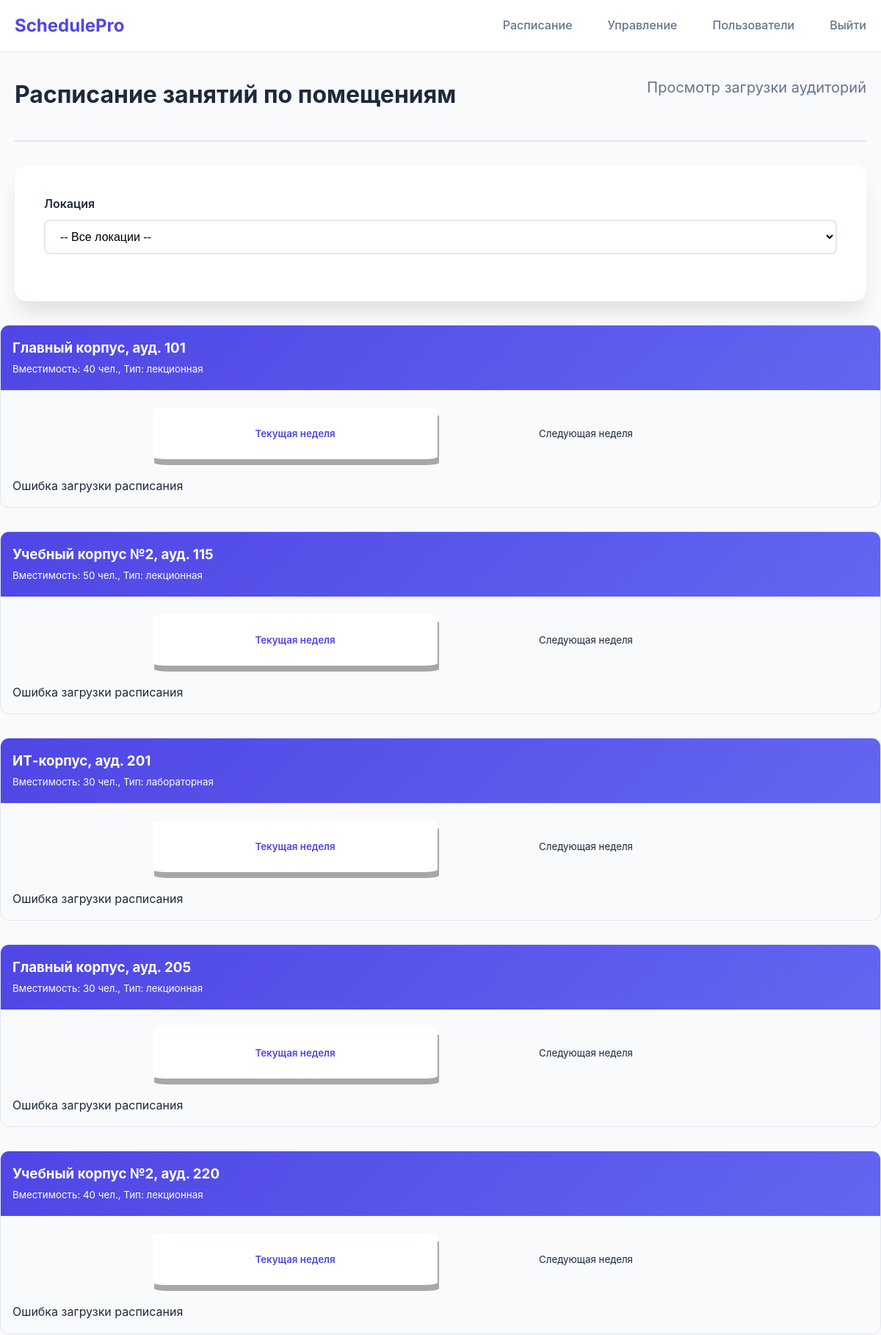
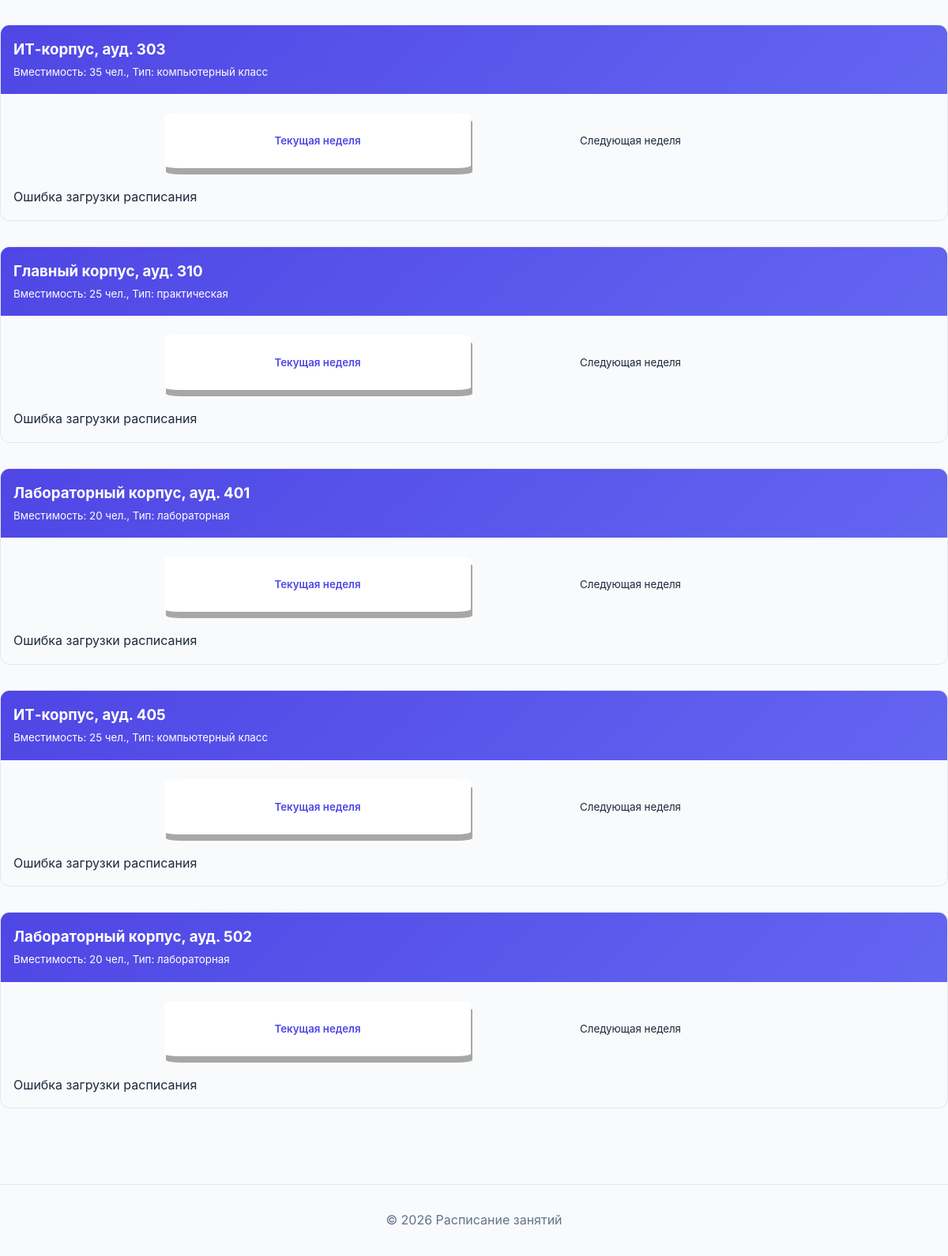
Page /manager/rooms-schedule (signed in) on the committed database (2 pictures, top to bottom).
### models.py (models this page shows, shortened)
class Room(db.Model):
    __tablename__ = 'rooms'
    id = db.Column(db.Integer, primary_key=True)
    name = db.Column(db.String(50), nullable=False)                # "101", "205", "Лаб. 401"
    location_id = db.Column(db.Integer, db.ForeignKey('locations.id'), nullable=False)
    capacity = db.Column(db.Integer, nullable=True)                # Вместимость (опционально)
    type = db.Column(db.String(50), nullable=True)                 # Тип: "лекционная", "лабораторная", "компьютерный класс"
    location = db.relationship('Location', back_populates='rooms')
    lessons = db.relationship('Lesson', back_populates='room')     # связь с занятиями

class Location(db.Model):
    __tablename__ = 'locations'
    id = db.Column(db.Integer, primary_key=True)
    name = db.Column(db.String(100), nullable=False, unique=True)  # "Главный корпус", "Лабораторный корпус"
    address = db.Column(db.String(200), nullable=True)             # Адрес
    rooms = db.relationship('Room', back_populates='location', cascade='all, delete-orphan')

### app.py (the view)
@app.route('/manager/rooms-schedule')
@login_required
def manager_rooms_schedule():
    if not current_user.is_manager() and not current_user.is_admin():
        flash('Доступ запрещён', 'danger')
        return redirect(url_for('index'))
    location_id = request.args.get('location_id', type=int)
    if location_id:
        rooms = Room.query.filter_by(location_id=location_id).order_by(Room.name).all()
        selected_location = Location.query.get(location_id)
    else:
        rooms = Room.query.order_by(Room.name).all()
        selected_location = None
    locations = Location.query.order_by(Location.name).all()
    return render_template('manager_rooms_schedule.html',
                           rooms=rooms,
                           locations=locations,
                           selected_location=selected_location)

### app.py (called while the page is built)
@login_manager.user_loader
def load_user(user_id):
    return User.query.get(int(user_id))

### models.py (called while the page is built)
    def is_admin(self):
        return self.role == 'admin'

    def is_manager(self):
        return self.role == 'manager'

    def is_teacher(self):
        return self.role == 'teacher'

    def is_student(self):
        return self.role == 'student'

### templates/manager_rooms_schedule.html (shortened to what this page needs)
{% extends "base.html" %}
{% block content %}
<div class="full-width-schedule">
    <div class="container" style="max-width: none; padding: 0 20px;">
        <div class="schedule-header">
            <h1>Расписание занятий по помещениям</h1>
            <p class="subtitle">Просмотр загрузки аудиторий</p>
        </div>
        <div class="selection-card" style="max-width: 100%; margin-bottom: 2rem;">
            <form method="GET" action="{{ url_for('manager_rooms_schedule') }}" id="filter-form">
                <div class="form-group">
                    <label for="location_id">Локация</label>
                    <select class="form-control" id="location_id" name="location_id">
                        <option value="">-- Все локации --</option>
                    </select>
                </div>
            </form>
        </div>
    </div>
    {% if rooms %}
        {% for room in rooms %}
        <div class="room-schedule-card" style="margin-bottom: 2rem; border: 1px solid var(--border); border-radius: 12px; overflow: hidden;">
            <div class="room-header" style="background: linear-gradient(135deg, var(--primary) 0%, #6366f1 100%); color: white; padding: 1rem;">
                <h3 style="margin: 0;">{{ room.location.name }}, ауд. {{ room.name }}</h3>
                <small>Вместимость: {{ room.capacity }} чел., Тип: {{ room.type }}</small>
            </div>
            <div style="padding: 1rem; overflow-x: auto;">
                <div class="week-tabs-section" style="margin-bottom: 1rem;">
                    <div class="week-tabs">
                        <button class="week-tab active" data-room="{{ room.id }}" data-week="week1">
                            Текущая неделя
                        </button>
                        <button class="week-tab" data-room="{{ room.id }}" data-week="week2">
                            Следующая неделя
                        </button>
                    </div>
                </div>
                <div id="room-{{ room.id }}-week1" class="room-week-panel active">
                </div>
            </div>
        </div>
        {% endfor %}
    {% else %}
        <div class="container" style="text-align: center; padding: 2rem;">
            <p>Нет помещений для отображения</p>
        </div>
    {% endif %}
</div>
{% endblock %}

### static/style.css (style rules this page uses)
:root { --primary: #4f46e5; --primary-dark: #4338ca; --secondary: #64748b; --success: #10b981; --warning: #f59e0b; --danger: #ef4444; --background: #f8fafc; --surface: #ffffff; --text-primary: #1e293b; --text-secondary: #64748b; --border: #e2e8f0; --shadow: 0 4px 6px -1px rgba(0, 0, 0, 0.1); --shadow-lg: 0 20px 25px -5px rgba(0, 0, 0, 0.1); }
* { margin: 0; padding: 0; box-sizing: border-box; }
body { font-family: 'Inter', -apple-system, BlinkMacSystemFont, sans-serif; background: var(--background); color: var(--text-primary); line-height: 1.6; }
.container { max-width: 1200px; margin: 0 auto; padding: 0 20px; }
.subtitle { font-size: 1.25rem; color: var(--text-secondary); margin-bottom: 2rem; }
.selection-card { background: var(--surface); border-radius: 16px; padding: 2.5rem; box-shadow: var(--shadow-lg); max-width: 500px; margin: 0 auto 4rem; }
.form-group { margin-bottom: 1.5rem; }
.form-group label { display: block; font-weight: 600; margin-bottom: 0.5rem; color: var(--text-primary); }
.form-control { width: 100%; padding: 0.75rem 1rem; border: 2px solid var(--border); border-radius: 8px; font-size: 1rem; transition: all 0.2s; background: var(--surface); }
.schedule-header { display: flex; justify-content: space-between; align-items: flex-start; margin: 2rem 0; padding-bottom: 1.5rem; border-bottom: 2px solid var(--border); }
.week-tabs-section { margin-bottom: 2rem; padding: 0 2rem; }
.week-tabs { display: flex; gap: 0.5rem; background: var(--gray-100); padding: 0.5rem; border-radius: var(--radius-xl); box-shadow: var(--shadow-sm); max-width: 800px; margin: 0 auto; }
.week-tab { flex: 1; display: flex; flex-direction: column; align-items: center; justify-content: center; gap: 0.25rem; padding: 1rem 1.5rem; border: none; border-radius: var(--radius-lg); background: transparent; color: var(--gray-500); cursor: pointer; transition: all 0.2s ease; font-family: inherit; min-height: 70px; }
.week-tab.active { font-weight: bold; background-color: #ffffff; border-radius: 5%; color: var(--primary); box-shadow: 2px 8px #a7a7a8; font-weight: 600; }
.full-width-schedule { width: 100%; overflow-x: hidden; }
.full-width-schedule .container { max-width: none; width: 100%; padding: 0 20px; }

### rows in the picture
Room: location.name "Главный корпус", name "101", capacity "40", type "лекционная"
Room: location.name "Учебный корпус №2", name "115", capacity "50", type "лекционная"
Room: location.name "ИТ-корпус", name "201", capacity "30", type "лабораторная"
Room: location.name "Главный корпус", name "205", capacity "30", type "лекционная"
Room: location.name "Учебный корпус №2", name "220", capacity "40", type "лекционная"
Room: location.name "ИТ-корпус", name "303", capacity "35", type "компьютерный класс"
Room: location.name "Главный корпус", name "310", capacity "25", type "практическая"
Room: location.name "Лабораторный корпус", name "401", capacity "20", type "лабораторная"
Room: location.name "ИТ-корпус", name "405", capacity "25", type "компьютерный класс"
Room: location.name "Лабораторный корпус", name "502", capacity "20", type "лабораторная"
